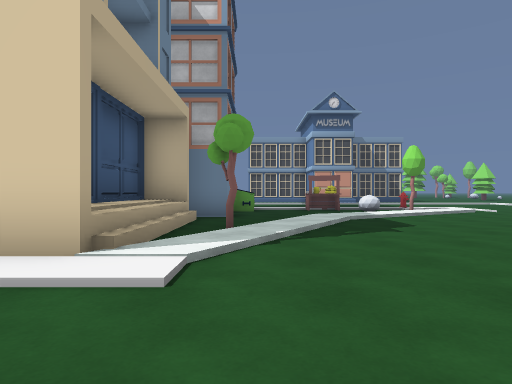
View 1 (above)

24 first-person views from a walk through a 3-D level made in the Unity game engine. The camera is 1.2 m above the floor, looks level and sees 75° across. The floor is counted in squares, 2 m on a side. Each view is taken from the middle of a square. On the plan, view 1 faces up. The plan holds only what a view shows up to about 10 squares ahead; the rest is blank. The place goes on beyond the plan. Some surface patterns are stand-ins.

View 2
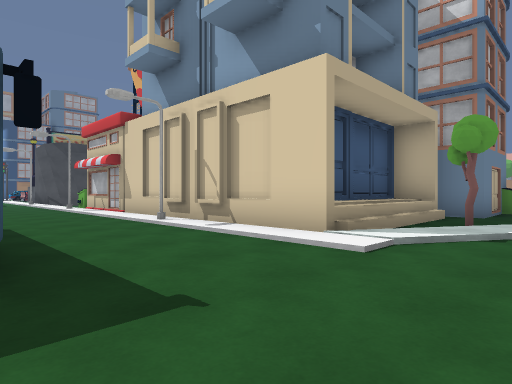

View 3
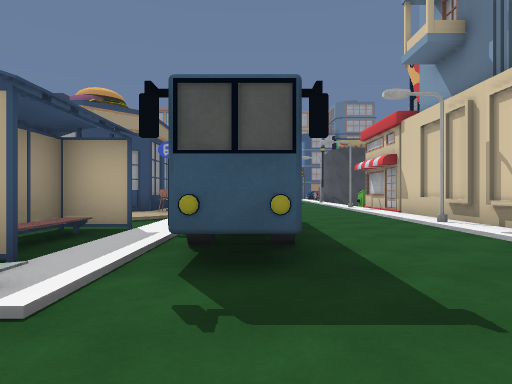

View 4
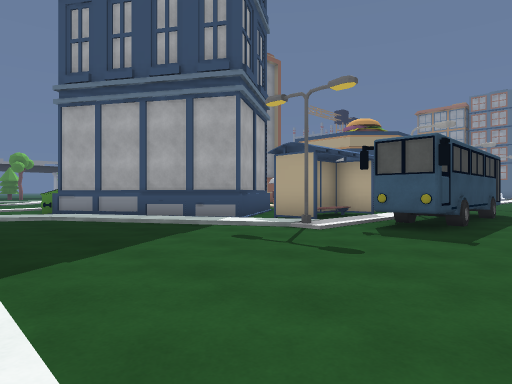

View 5
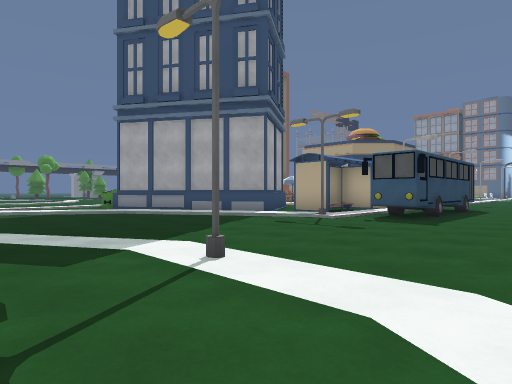

View 6
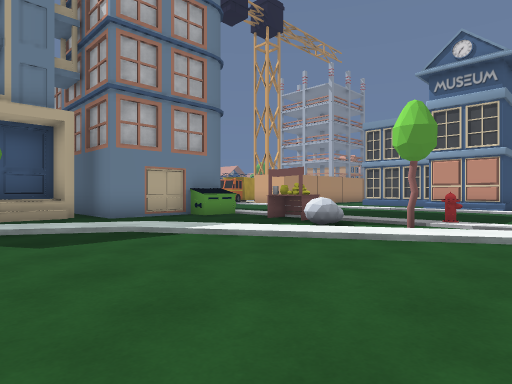

View 7
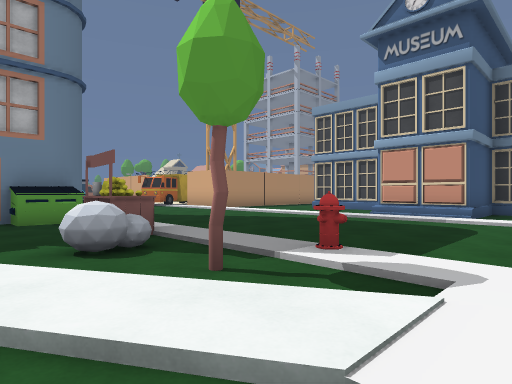

View 8
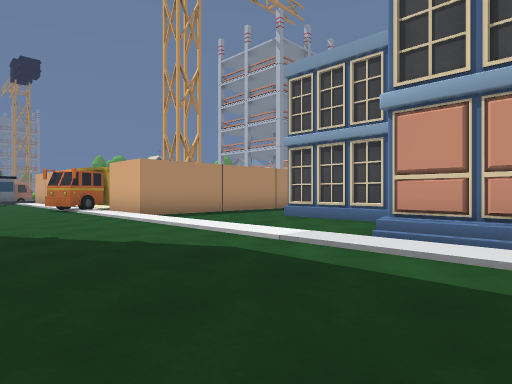

View 9
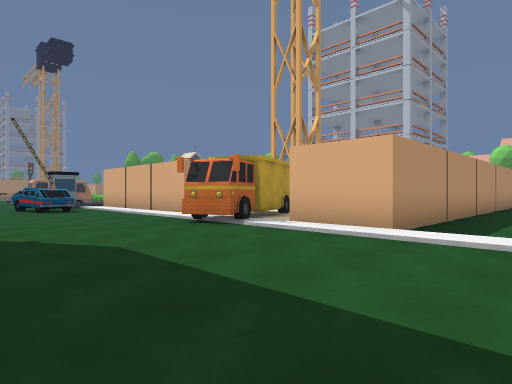

View 10
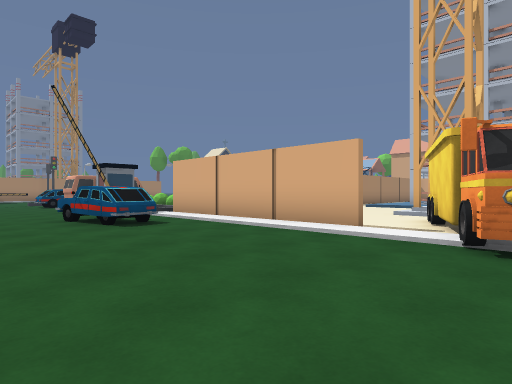

View 11
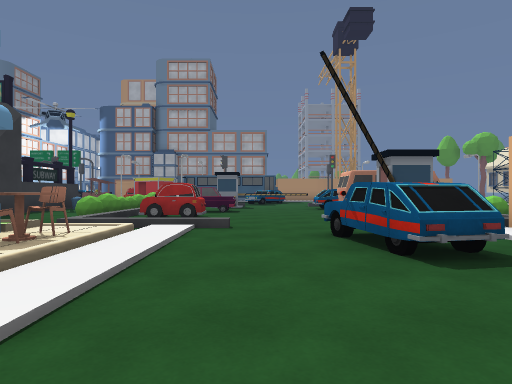

View 12
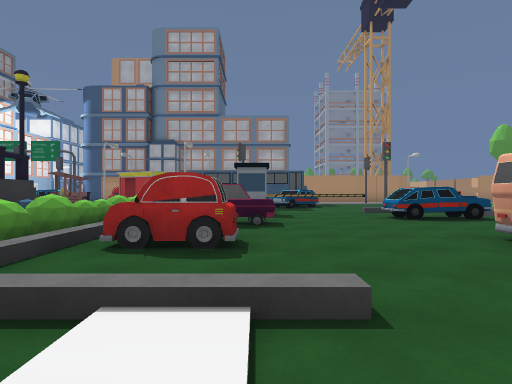

View 13
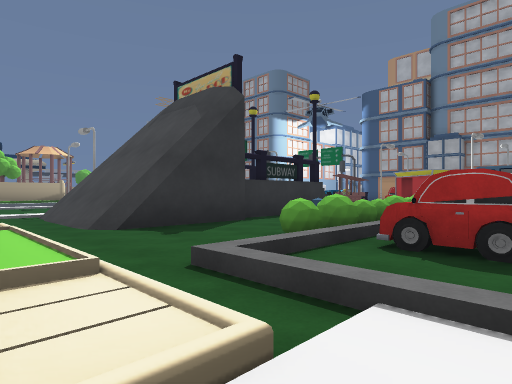

View 14
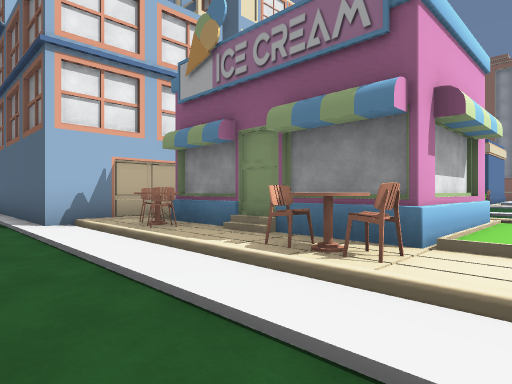

View 15
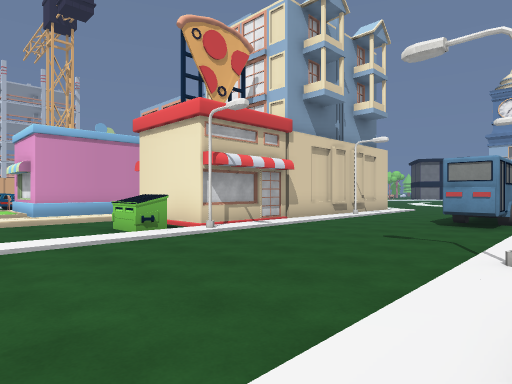

View 16
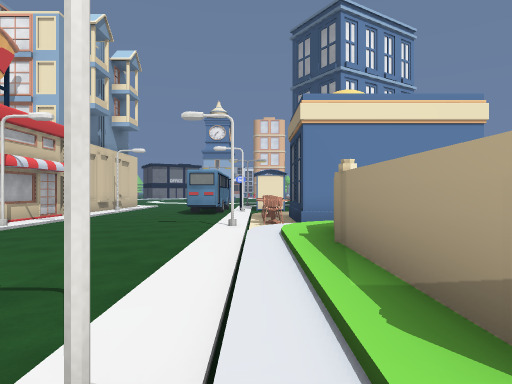

View 17
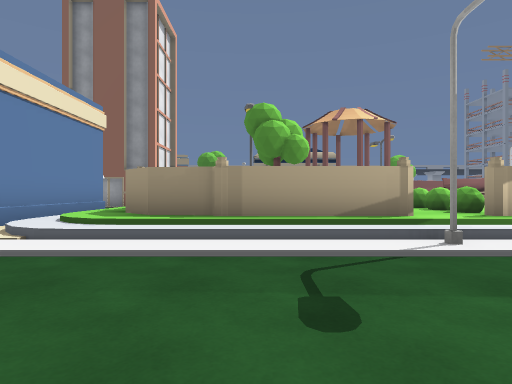

View 18
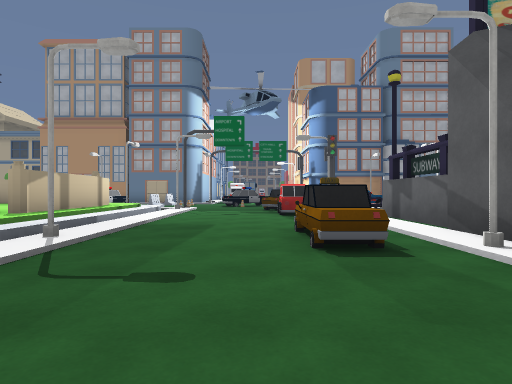

View 19
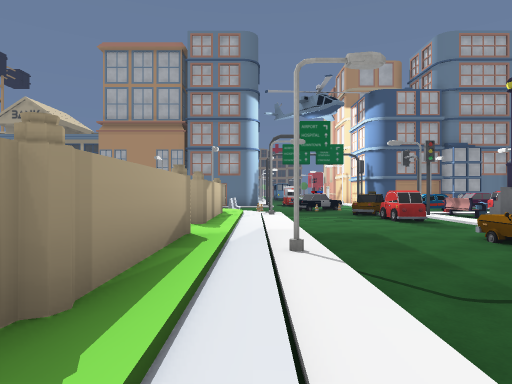

View 20
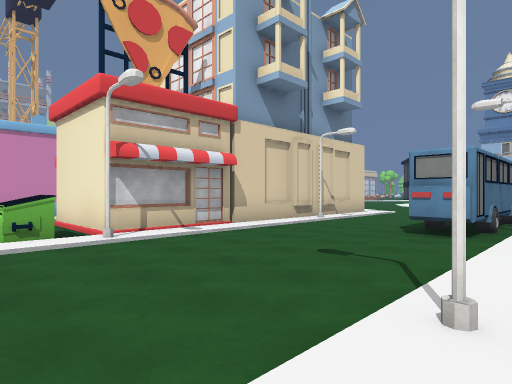

View 21
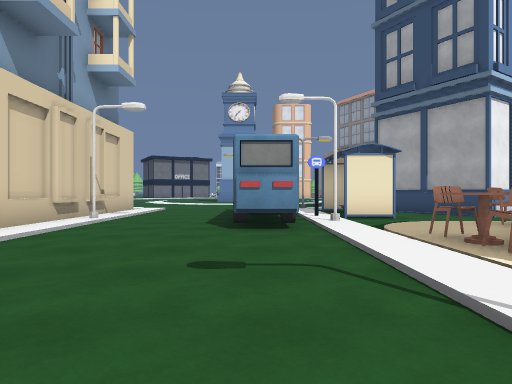

View 22
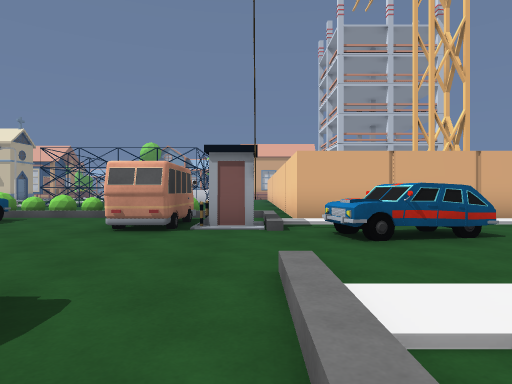

View 23
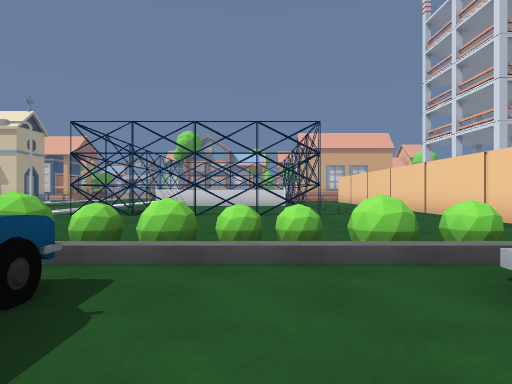

View 24
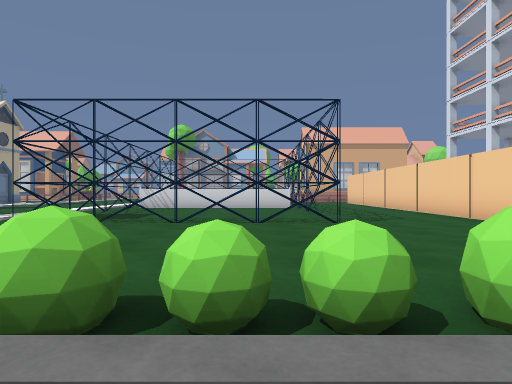

### Floor plan
Key: @ floor where view 1 was taken; # wall or solid block; x gap in a wall; . main floor; : floor 0.25 m higher than the main floor; + floor 0.5 m higher than the main floor; * floor 0.75 m higher than the main floor; % floor 1 m higher than the main floor; & floor 1.5 m higher than the main floor; / step, stairs or slope; = window, fence, low wall or low ledge; ^ raised ledge; O other object.
Columns run from 23 left of view 1 to 7 right of it. Each row starts with its distance up from view 1.
 27  ........#
 26  ........#
 25  ........#
 24 .........#          #
 23 .........#          #
 22 .........#   .#     #.
 21 .........#   .#     #.
 20  ........#   ..     #..###  ##
 19  .OOO.O..#   ..OO   #.....  #.
 18   O/O/O//#    ..O.  #.....###.
 17 /.%...OO/######.OOx##.........
 16 /.&...O##.......OO............
 15 //O...O..OOO..................
 14 .#.......OO...................
 13 .#.............................
 12 .#..O.../...................O..
 11     O.O.//##:#=###### #O.OO.O..
 10     O/////######      #O..OO/:.
  9    OOOO../#    #      #.../:/..
  8      ..../#         ###..//....
  7  OO ...../#### OOO  O ..//.....
  6  #####//////#  OO   O .O/......
  5         /...#   O   O .//......
  4     ##  /..O#   O   O //...
  3 O. ..###=..O####OOOO##:....
  2 .......O....O.....O...........
  1 OO...*O.......................
  0 .......................@...O..
 -1 ................O###O#........
 -2 ......O..........O............
 -3 //////O/////O#^^/O.O.OO......
 -4  ####+#####/###///.OOO//.....
 -5    +x+    #/# ##:#...##//....
 -6     x+     /#     ..###/:....
 -7             #      ## ##//...

Positions as (right, up) in squares from view 1, and headings:
1: (0, 0), facing up
2: (1, -1), facing up-left
3: (1, -1), facing left
4: (4, 1), facing down-left
5: (6, 2), facing down-left
6: (7, 5), facing up-left
7: (7, 9), facing up-left
8: (5, 13), facing up-left
9: (-1, 12), facing up-left
10: (-6, 12), facing up-left
11: (-9, 13), facing left
12: (-13, 12), facing left
13: (-13, 12), facing down-left
14: (-14, 13), facing down-right
15: (-15, -3), facing up-right
16: (-18, -3), facing right
17: (-15, 1), facing down
18: (-13, 0), facing left
19: (-13, -3), facing left
20: (-13, -3), facing up-right
21: (-12, -1), facing right
22: (-15, 10), facing up
23: (-19, 15), facing up
24: (-19, 17), facing up
